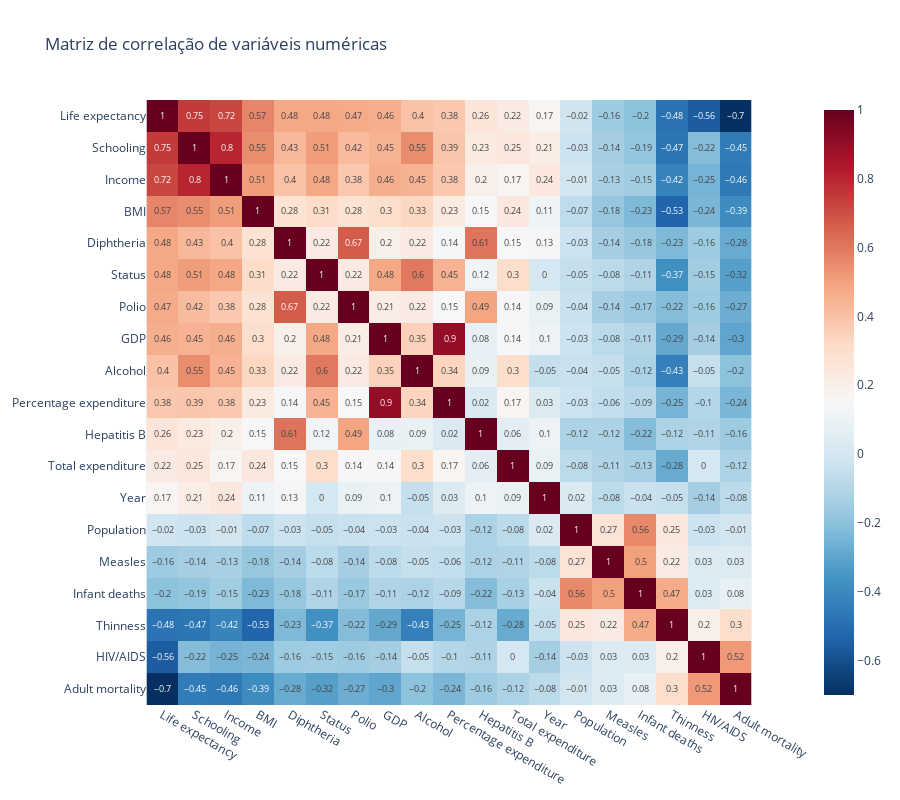

Notebook code cell kept with this figure:
### Code cell
# lista das features numéricas (e não categóricas)
features = df.columns.difference(['Country']).tolist()

# calcula a matriz de correlação
corr = df[features].corr().round(2)

# ordena por correlação com 'Life expectancy' (ordem decrescente)
features = corr['Life expectancy'].sort_values(ascending=False).index.tolist()

# reordena a matriz usando os índices ordenados
corr = corr.loc[features, features]

# matriz de correlação completa
fig = px.imshow(corr, 
          text_auto=True, color_continuous_scale='RdBu_r', title="Matriz de correlação de variáveis numéricas")
fig.update_layout(width=900, height=800)
fig.show()

### Figure 1 — Plotly figure (JSON) as saved in the notebook; plotly's stock layout.template omitted (floating-point values rounded to 4 significant figures; data arrays with more than 128 entries replaced by an {"elided": "..."} marker saying what was removed)
{"data": [{"coloraxis": "coloraxis", "hovertemplate": "x: %{x}<br>y: %{y}<br>color: %{z}<extra></extra>", "name": "0", "texttemplate": "%{z}", "type": "heatmap", "x": ["Life expectancy", "Schooling", "Income", "BMI", "Diphtheria", "Status", "Polio", "GDP", "Alcohol", "Percentage expenditure", "Hepatitis B", "Total expenditure", "Year", "Population", "Measles", "Infant deaths", "Thinness", "HIV/AIDS", "Adult mortality"], "xaxis": "x", "y": ["Life expectancy", "Schooling", "Income", "BMI", "Diphtheria", "Status", "Polio", "GDP", "Alcohol", "Percentage expenditure", "Hepatitis B", "Total expenditure", "Year", "Population", "Measles", "Infant deaths", "Thinness", "HIV/AIDS", "Adult mortality"], "yaxis": "y", "z": {"elided": "19x19 float values"}}], "layout": {"coloraxis": {"colorscale": [[0, "rgb(5,48,97)"], [0.1, "rgb(33,102,172)"], [0.2, "rgb(67,147,195)"], [0.3, "rgb(146,197,222)"], [0.4, "rgb(209,229,240)"], [0.5, "rgb(247,247,247)"], [0.6, "rgb(253,219,199)"], [0.7, "rgb(244,165,130)"], [0.8, "rgb(214,96,77)"], [0.9, "rgb(178,24,43)"], [1, "rgb(103,0,31)"]]}, "height": 800, "title": {"text": "Matriz de correlação de variáveis numéricas"}, "width": 900, "xaxis": {"anchor": "y", "constrain": "domain", "domain": [0, 1], "scaleanchor": "y"}, "yaxis": {"anchor": "x", "autorange": "reversed", "constrain": "domain", "domain": [0, 1]}}}
